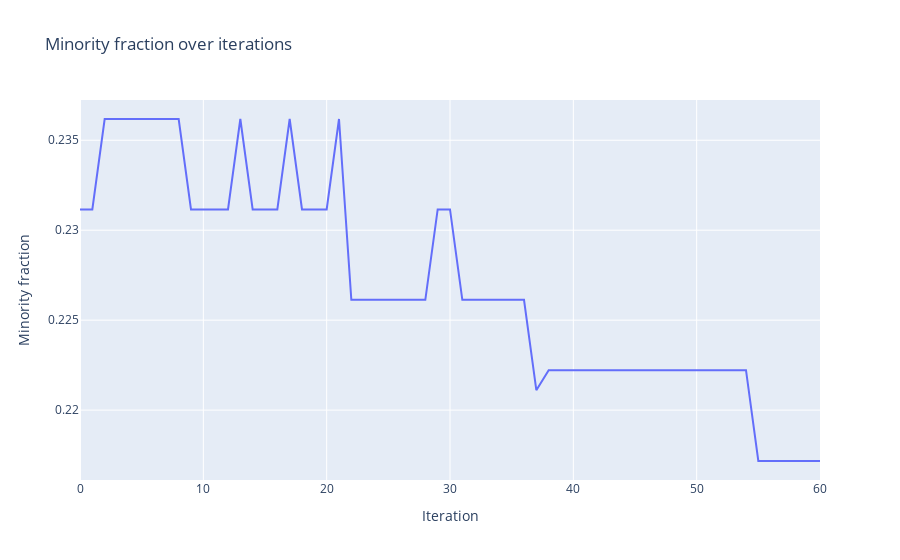

Write notebook code for a chart like this one.
### Markdown cell above
### Plots

### Code cell
fig = go.Figure()
fig.add_trace(go.Scatter(x=df["Iteration"], y=df["0.10"], mode="lines"))
fig.update_layout(
    title="Minority fraction over iterations",
    xaxis_title="Iteration",
    yaxis_title="Minority fraction",
)
fig.show()

### Figure 1 — Plotly figure (JSON) as saved in the notebook; plotly's stock layout.template omitted (floating-point values rounded to 4 significant figures)
{"data": [{"mode": "lines", "type": "scatter", "x": [0, 1, 2, 3, 4, 5, 6, 7, 8, 9, 10, 11, 12, 13, 14, 15, 16, 17, 18, 19, 20, 21, 22, 23, 24, 25, 26, 27, 28, 29, 30, 31, 32, 33, 34, 35, 36, 37, 38, 39, 40, 41, 42, 43, 44, 45, 46, 47, 48, 49, 50, 51, 52, 53, 54, 55, 56, 57, 58, 59, 60], "y": [0.2312, 0.2312, 0.2362, 0.2362, 0.2362, 0.2362, 0.2362, 0.2362, 0.2362, 0.2312, 0.2312, 0.2312, 0.2312, 0.2362, 0.2312, 0.2312, 0.2312, 0.2362, 0.2312, 0.2312, 0.2312, 0.2362, 0.2261, 0.2261, 0.2261, 0.2261, 0.2261, 0.2261, 0.2261, 0.2312, 0.2312, 0.2261, 0.2261, 0.2261, 0.2261, 0.2261, 0.2261, 0.2211, 0.2222, 0.2222, 0.2222, 0.2222, 0.2222, 0.2222, 0.2222, 0.2222, 0.2222, 0.2222, 0.2222, 0.2222, 0.2222, 0.2222, 0.2222, 0.2222, 0.2222, 0.2172, 0.2172, 0.2172, 0.2172, 0.2172, 0.2172]}], "layout": {"title": {"text": "Minority fraction over iterations"}, "xaxis": {"title": {"text": "Iteration"}}, "yaxis": {"title": {"text": "Minority fraction"}}}}
